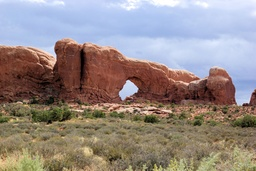
#> input picture SEAM CARVING/Images copy/ARCH/Arch.jpg, 256 x 171 px, shrunk from 1920 x 1285 before the run, found by its file name
$ python seam_v2.py Arch.jpg Arch-seam-2.png
#> lines starting #> are read from the running program, lines starting #| are printed output that depends on the picture
### SEAM CARVING/code copy/util.py
from PIL import Image


class Colour:
    def __init__(self, r, g, b):
        self.r = r
        self.g = g
        self.b = b

    def __repr__(self):
        return f'Colour({self.r},{self.g},{self.b})'

    def __str__(self):
        return repr(self)


def read_image_to_array(file):
#> called with file = 'Arch.jpg'
    img = Image.open(file,'r')
#> img is the input picture: PIL image 256x171 RGB; mean R, G, B 148.8, 137.7, 134.6
    w, h = img.size
#> w = 256; h = 171

    pixels = list(Colour(*pixel) for pixel in img.getdata())
#> pixels = 43776 items

    return [pixels[n:(n+w)] for n in range(0, w*h, w)]

def write_array_to_image(pixels, file):
    h = len(pixels)
    w = len(pixels[0])

    img = Image.new('RGB', (w,h))

    out_pix = img.load()
    for y, row in enumerate(pixels):
        for x,color in enumerate(row):
            out_pix[x,y] = (color.r,color.g,color.b)

    img.save(file)

### SEAM CARVING/code/energy.py
'''
    Run: python3 energy.py Arch.jpg Arch-energy-map.png
'''

import sys
from util import Colour, read_image_to_array, write_array_to_image

def energy_at(pixels, x, y):
    h = len(pixels)
    w = len(pixels[0])

    x0 = x if x == 0 else x - 1
    x1 = x if x == w - 1 else x + 1

    dxr = pixels[y][x0].r - pixels[y][x1].r
    dxg = pixels[y][x0].g - pixels[y][x1].g
    dxb = pixels[y][x0].b - pixels[y][x1].b
    dx = dxr * dxr + dxg * dxg + dxb * dxb

    y0 = y if y == 0 else y - 1
    y1 = y if y == h - 1 else y + 1

    dyr = pixels[y0][x].r - pixels[y1][x].r
    dyg = pixels[y0][x].g - pixels[y1][x].g
    dyb = pixels[y0][x].b - pixels[y1][x].b
    dy = dyr * dyr + dyg * dyg + dyb * dyb

    return dx + dy


def compute_energy(pixels):
    energy = [[0 for _ in row] for row in pixels]

    for y, row in enumerate(pixels):
        for x, _ in enumerate(row):
            energy[y][x] = energy_at(pixels, x, y)

    return energy


# [19 lines left out: function energy_data_to_colors, not called in this run]


# [17 lines that do not run on import are left out]

### SEAM CARVING/code/seam_v2.py
'''
    Run: python3 seam_v2.py Arch.jpg Arch-seam-2.png
'''

import sys

from energy import compute_energy
from util import Colour, read_image_to_array, write_array_to_image

class SeamEnergyWithBackPointer:

    def __init__(self, energy, x_coordinate_in_previous_row=None):
        self.energy = energy
        self.x_coordinate_in_previous_row = x_coordinate_in_previous_row


def compute_vertical_seam_v2(energy_data):

    m_grid = [[None for _ in row] for row in energy_data]

    h = len(energy_data)
    w = len(energy_data[0])

    for x in range(w):
        m_grid[0][x] = SeamEnergyWithBackPointer(energy_data[0][x])

    for y in range(1, h):
        for x in range(w):
            x_min = x - 1 if x > 0 else 0
            x_max = x + 1 if x < w - 1 else w - 1

            min_x_parent = min(
                range(x_min, x_max + 1),
                key=lambda x_candidate: m_grid[y - 1][x_candidate].energy
            )

            m_grid[y][x] = SeamEnergyWithBackPointer(
                energy_data[y][x] + m_grid[y - 1][min_x_parent].energy,
                min_x_parent
            )

    min_end_x = min(enumerate(m_grid[h - 1]), key=lambda m: m[1].energy)[0]
    seam_energy = m_grid[-1][min_end_x].energy

    seam_xs = []
    last_x = min_end_x
    for y in range(h - 1, -1, -1):
        seam_xs.append(last_x)
        last_x = m_grid[y][last_x].x_coordinate_in_previous_row

    seam_xs.reverse()

    return (seam_xs, seam_energy)

def visualize_seam_on_image(pixels, seam_xs):
    h = len(pixels)
    w = len(pixels[0])

    new_pixels = [[p for p in row] for row in pixels]

    for y, seam_x in enumerate(seam_xs):
        min_x = max(seam_x - 2, 0)
        max_x = min(seam_x + 2, w - 1)

        for x in range(min_x, max_x + 1):
            new_pixels[y][x] = Colour(255, 0, 0)

    return new_pixels

if __name__ == '__main__':
    if len(sys.argv) != 3:
        print(f'USAGE: {__file__} <input> <output>')
        sys.exit(1)

    input_filename = sys.argv[1]
    output_filename = sys.argv[2]

    print(f'Reading {input_filename}...')
    pixels = read_image_to_array(input_filename)
#> pixels = 171 items

    print('Computing the energy...')
    energy_data = compute_energy(pixels)
#> the loop in compute_energy, `for y, row in enumerate(pixels):` made 171 passes

    print('Finding the lowest-energy seam...')
    seam_xs, min_seam_energy = compute_vertical_seam_v2(energy_data)

    print(f'Saving {output_filename}')
    visualized_pixels = visualize_seam_on_image(pixels, seam_xs)
#> the loop in visualize_seam_on_image, `for y, seam_x in enumerate(seam_xs):` made 171 passes
#> seam_x on passes 1 to 3: 233, 232, 233
    write_array_to_image(visualized_pixels, output_filename)
#> in write_array_to_image, `img = Image.new('RGB', (w,h))`: img: PIL image 256x171 RGB; every value is 0
#> in write_array_to_image, `img.save(file)`:
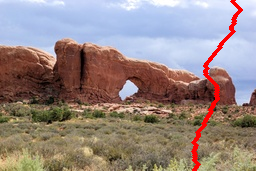
#> saved as Arch-seam-2.png: PIL image 256x171 RGB; mean R, G, B 150.7, 134.8, 131.6

    print()
    print(f'Minimum seam energy was {min_seam_energy} at x = {seam_xs[-1]}')
#| Minimum seam energy was 94759 at x = 194
